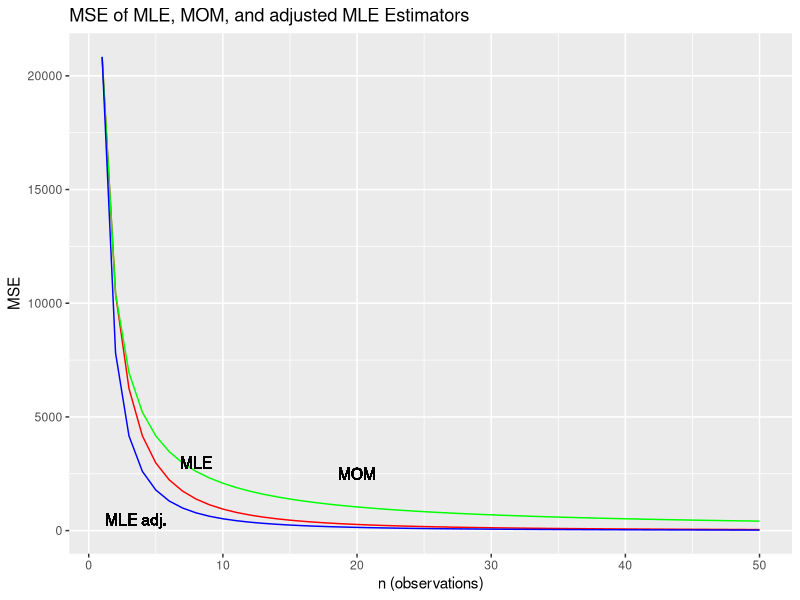

Source code (R):
## ---- chunk 1
knitr::opts_chunk$set(echo = FALSE, eval = FALSE, fig.align = "center", 
                      message = FALSE, warning = FALSE)
library(tidyverse)
library(knitr)
library(here)
## ---- chunk 2
theta <- 250
n <- (1:50)

mle_mse <- rep(NA, 50) 
mom_mse <- rep(NA, 50)
mle_adj_mse <- rep(NA, 50)
for (i in 1:50){ 
  mle_mse[i] <- ((theta ^ 2) * 2 )/ ((n[i] + 1) * (n[i] + 2))
  mom_mse[i] <- (theta ^ 2) / (3 * n[i])
  mle_adj_mse[i] <- (theta ^ 2) / ((n[i] * (n[i] +2)))
}

df <- data.frame(n,mle_mse,mom_mse, mle_adj_mse)

ggplot(df, aes(n)) +                  
  geom_line(aes(y=mle_mse), colour="red") +  
  geom_line(aes(y=mom_mse), colour="green") +
  geom_line(aes(y=mle_adj_mse), colour="blue") +
  geom_text(x=3.5, y=500, label="MLE adj.") +
  geom_text(x=20, y=2500, label="MOM") +
  geom_text(x=8, y=3000, label="MLE") + 
  ggtitle("MSE of MLE, MOM, and adjusted MLE Estimators") +
  labs(y="MSE", x = "n (observations)")
